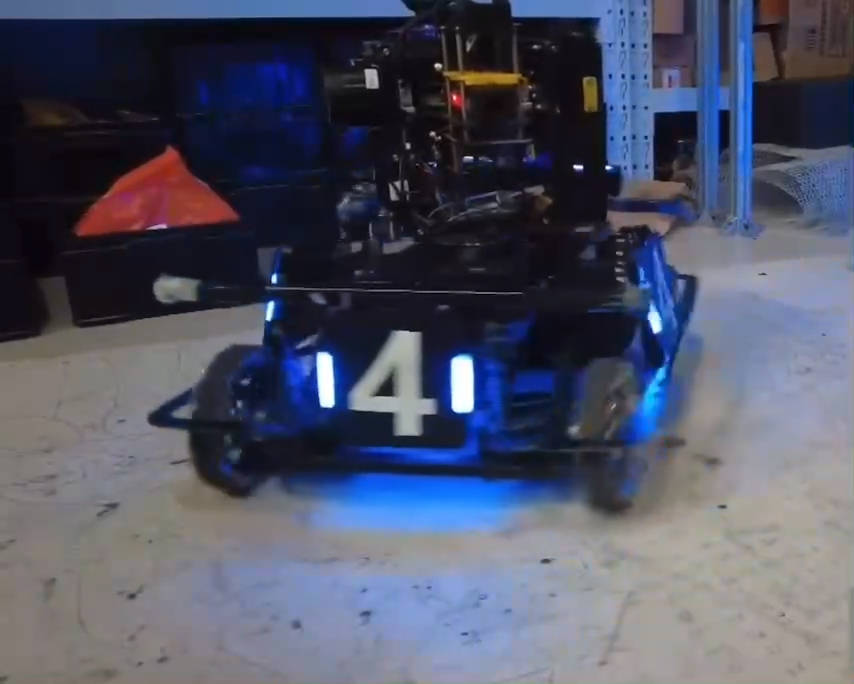
//> input picture P&V/7_1.jpg, 854 x 684 px
$ ./work_7   (built with g++ and OpenCV 4)
//> lines starting //> are read from the running program, lines starting //| are printed output that depends on the picture; after the words box and inside, x2 and y2 are one past the last pixel; in counts of white or black regions, pixels touching at a corner belong together
#include <opencv2/core/utils/logger.hpp>
#include<opencv2/core.hpp>
#include<opencv2/highgui.hpp>
#include<opencv2/imgproc.hpp>
#include<iostream>
//---image---
cv::Mat channels[3], imageThre, imageGau;
cv::Mat image;
int thresh = 229, maxval = 255;
void on_thres(int, void*)
{
	cv::threshold(channels[0], imageThre, thresh, maxval, 0);
	cv::GaussianBlur(imageThre, imageGau, cv::Size(5, 5), 0, 0);

	//cv::imshow("imageThre", imageThre);
	cv::imshow("imageGau", imageGau);

}
void main()
{
	cv::utils::logging::setLogLevel(cv::utils::logging::LOG_LEVEL_SILENT);//不再输出日志
	//或
	//utils::logging::setLogLevel(utils::logging::LOG_LEVEL_ERROR);//只输出错误日志
	std::string path = "P&V/7_1.jpg";
	image = cv::imread(path);
//> image is the input picture: 684 rows x 854 cols, CV_8UC3; mean B, G, R 101.6, 83.3, 80
	cv::split(image, channels);
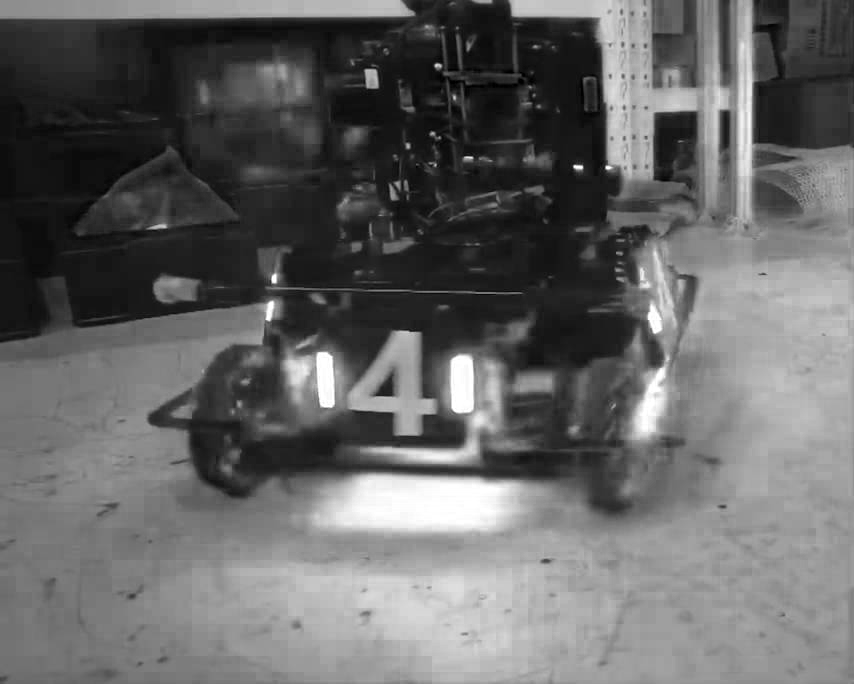
//> channels[0]: 684 rows x 854 cols, CV_8UC1; min 0, max 255, mean 101.6
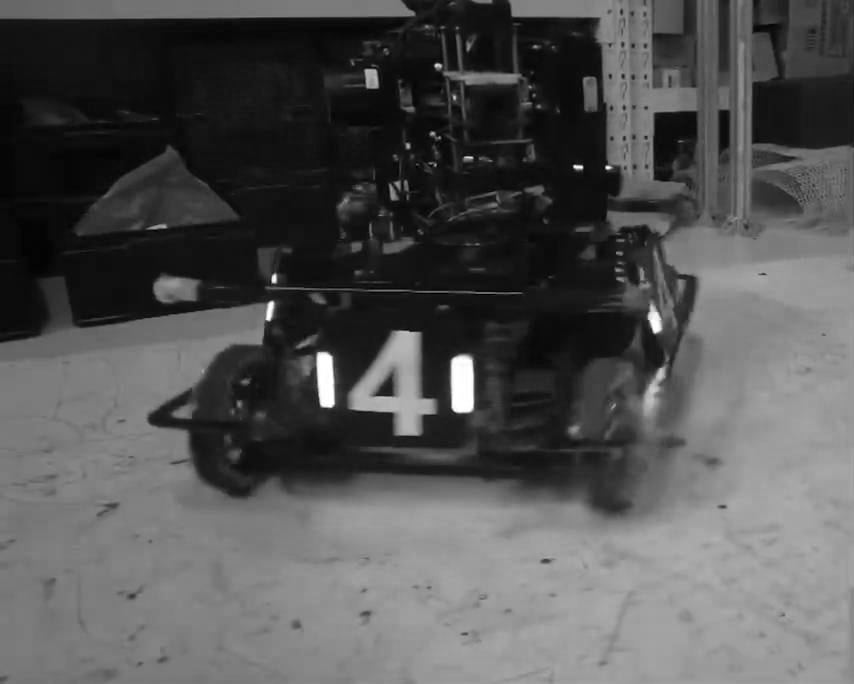
//> channels[1]: 684 rows x 854 cols, CV_8UC1; min 0, max 255, mean 83.3
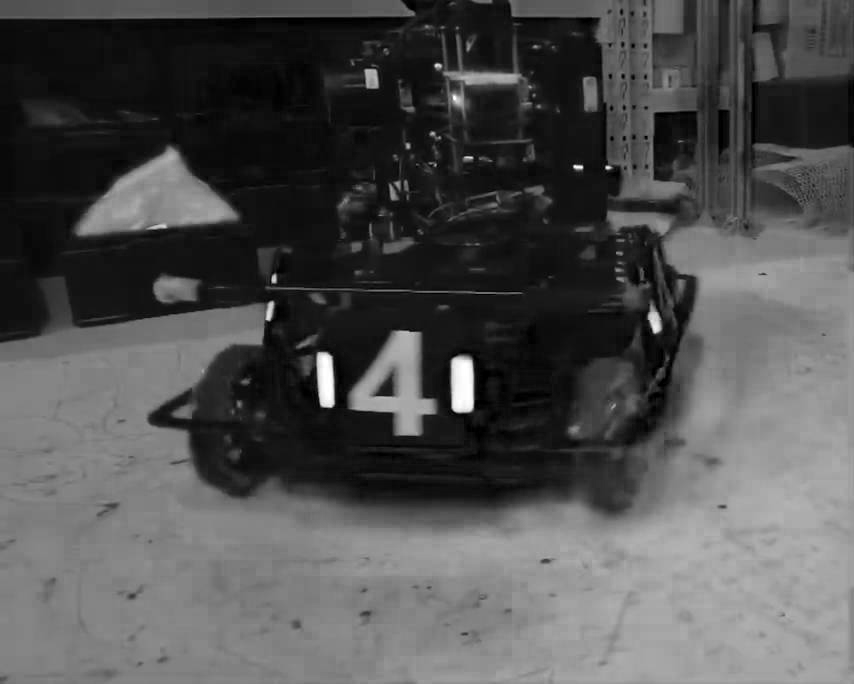
//> channels[2]: 684 rows x 854 cols, CV_8UC1; min 0, max 255, mean 80
	//cv::imshow("channels[0]", channels[0]);
	cv::namedWindow("thres");
	cv::createTrackbar("thresh", "thres", &thresh, 255, on_thres);
	cv::createTrackbar("maxval", "thres", &maxval, 255, on_thres);
	on_thres(0, 0);
//> in on_thres, `cv::threshold(channels[0], imageThre, thresh, maxval, 0);`:
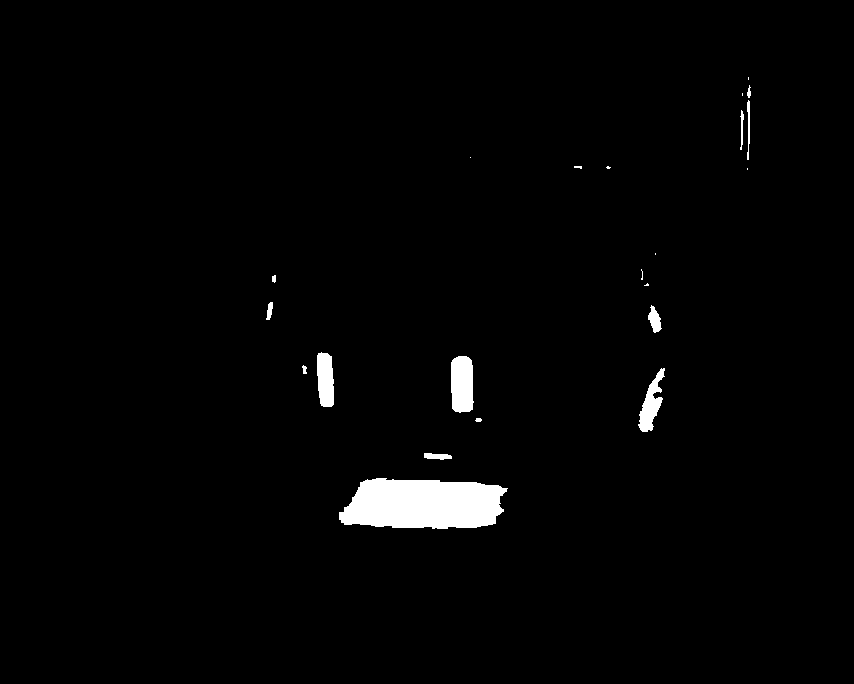
//> imageThre: 684 rows x 854 cols, CV_8UC1; 1.8% white; 22 white regions (9 under 20 px)

	//查找轮廓
	std::vector<std::vector<cv::Point>> contours;
	std::vector<cv::Vec4i> hierarchy;
	cv::findContours(imageGau, contours, hierarchy,
		cv::RETR_EXTERNAL, cv::CHAIN_APPROX_SIMPLE);
//> contours = 18 contours, 1 with area under 20; largest, box (x1, y1, x2, y2) and area: (337, 476, 510, 531) 7658, (449, 354, 476, 415) 1426, (636, 366, 667, 434) 1155, (315, 350, 336, 409) 1036, (738, 83, 753, 162) 692
	//cv::drawContours(image, contours, -1, cv::Scalar(255, 0, 255), 2);

	std::vector<std::vector<cv::Point>> conPoly(contours.size());
//> conPoly = 18 empty contours
	std::vector<cv::Rect> boundRect(contours.size());

	for (int i = 0; i < contours.size(); i++)
	{
		int area = cv::contourArea(contours[i]);
		if (area > 300 && area < 1800)
		{
			cv::drawContours(image, contours, i, cv::Scalar(255, 0, 0), -1);

			float peri = cv::arcLength(contours[i], true);
			cv::approxPolyDP(contours[i], conPoly[i], 0.02 * peri, true);
			//cv::drawContours(image, conPoly, i, cv::Scalar(255, 0, 255), 2);

			boundRect[i] = cv::boundingRect(contours[i]);
			if(boundRect[i].height>50&&boundRect[i].width<30)
			{

				cv::rectangle(image, boundRect[i].tl(), boundRect[i].br(), cv::Scalar(0, 0, 255), 2);
			}
		}
	}
//> this loop made 18 passes
//> (area, peri) on passes 4, 6, 7, 8, 17: (1155, 179.5), (1426, 160.3), (1035, 147.2), (376, 83.7), (691, 252)
//> area on passes 1, 2, 3, 5, 9, 10: 7657, 261, 67, 87, 168, 73
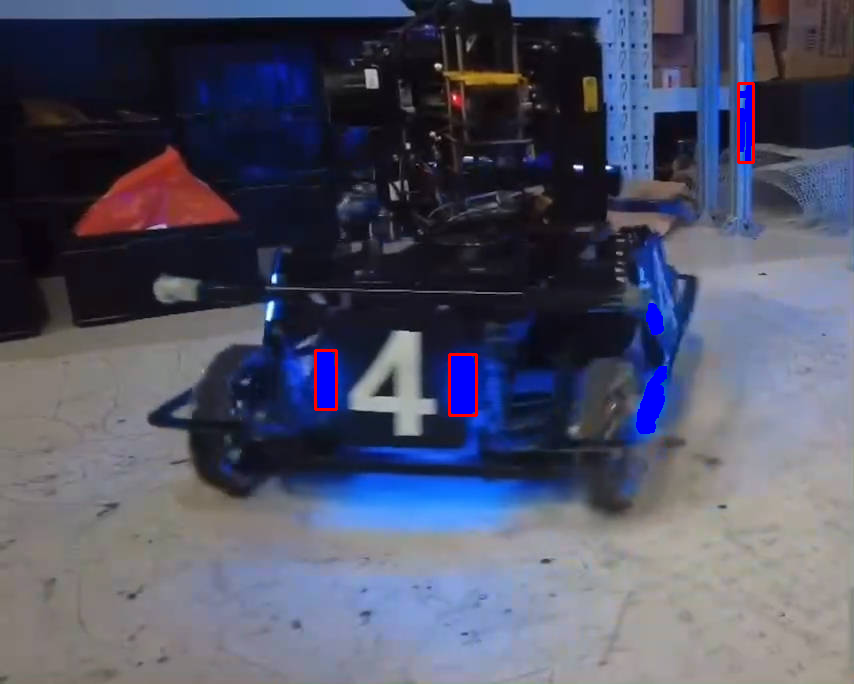
//> image: 684 rows x 854 cols, CV_8UC3; 1.08% of pixels changed, all inside (x1, y1, x2, y2) = (314, 82, 755, 434)

	cv::imshow("Image", image);

	cv::waitKey(0);
}

$ run again, with P&V/7_2.jpg copied over P&V/7_1.jpg
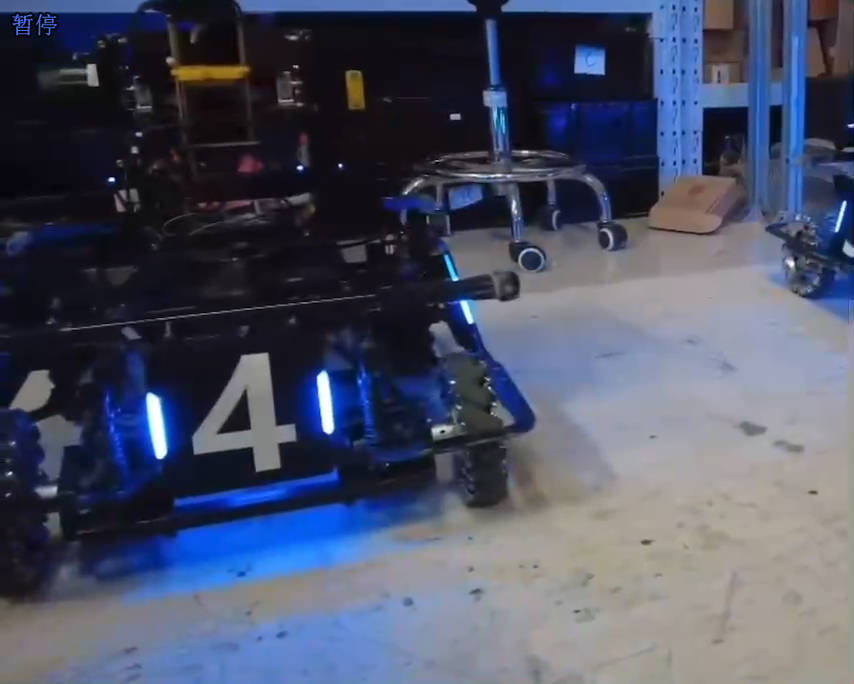
//> input picture P&V/7_2.jpg, 854 x 684 px
//> image is the input picture: 684 rows x 854 cols, CV_8UC3; mean B, G, R 100.6, 80.6, 75.3
//> in on_thres, `cv::threshold(channels[0], imageThre, thresh, maxval, 0);`:
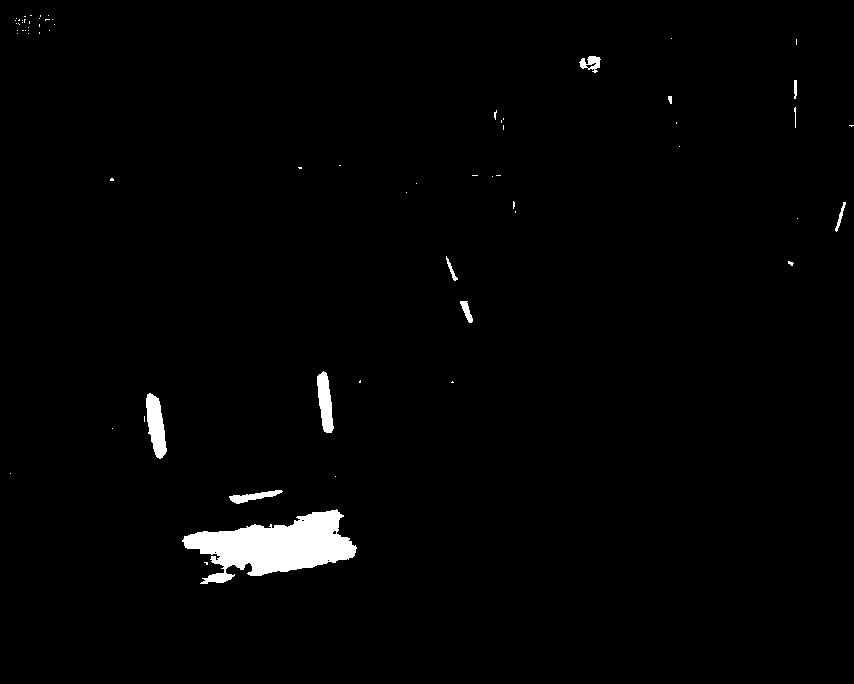
//> imageThre: 684 rows x 854 cols, CV_8UC1; 1.6% white; 66 white regions (55 under 20 px)
//> contours = 38 contours, 9 with area under 20; largest, box (x1, y1, x2, y2) and area: (180, 507, 359, 586) 8052, (142, 391, 169, 461) 1190, (315, 369, 336, 435) 935, (227, 488, 285, 506) 550, (577, 54, 603, 75) 390
//> conPoly = 38 empty contours
//> the loop `for (int i = 0; i < contours.size(); i++)` made 38 passes
//> (area, peri) on passes 2, 6, 9, 31: (550, 134.5), (1190, 174.1), (935, 155.9), (390, 80.63)
//> after the loop `for (int i = 0; i < contours.size(); i++)`:
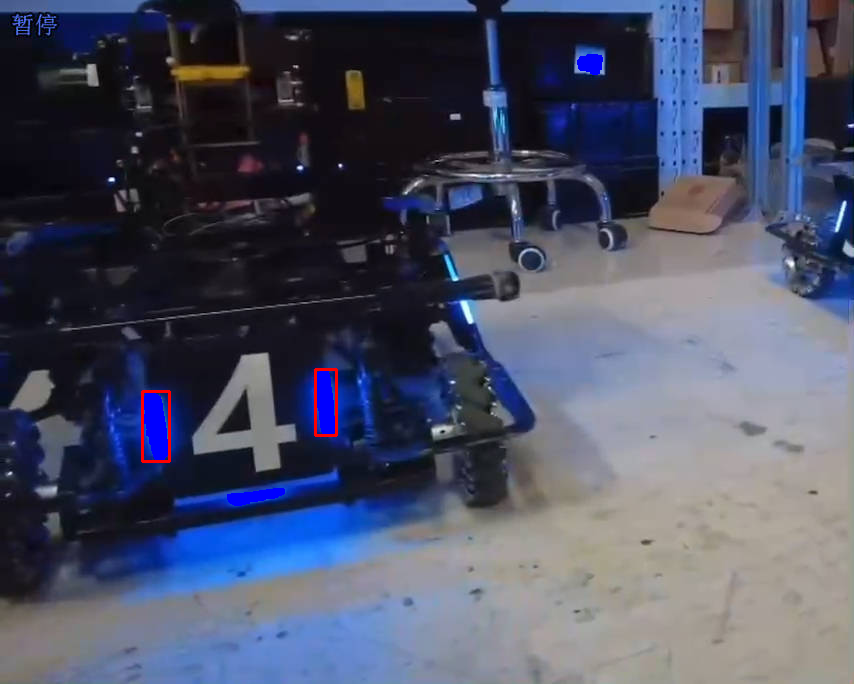
//> image: 684 rows x 854 cols, CV_8UC3; 0.74% of pixels changed, all inside (x1, y1, x2, y2) = (141, 54, 603, 506)
